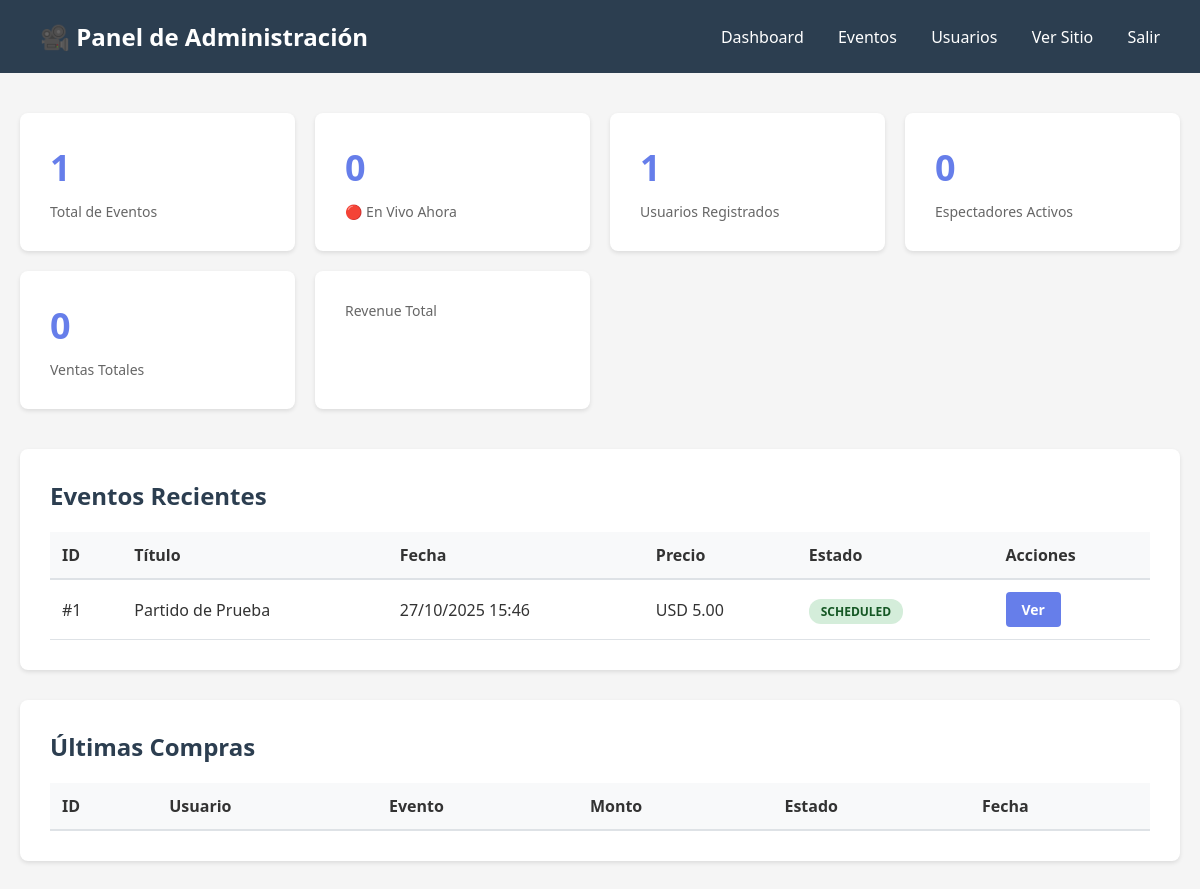
Page /admin/dashboard.php (signed in) on the committed database.
### tables this page shows
CREATE TABLE events (
    id INT UNSIGNED AUTO_INCREMENT PRIMARY KEY,
    title VARCHAR(255) NOT NULL,
    description TEXT,
    category VARCHAR(100),
    thumbnail_url VARCHAR(500),
    price DECIMAL(10, 2) NOT NULL,
    currency VARCHAR(3) DEFAULT 'USD',
    stream_key VARCHAR(100) UNIQUE NOT NULL,
    stream_url VARCHAR(500),
    status ENUM('scheduled', 'live', 'ended', 'cancelled') DEFAULT 'scheduled',
    scheduled_start DATETIME NOT NULL,
    actual_start DATETIME,
    actual_end DATETIME,
    max_viewers INT DEFAULT 0,
    enable_recording BOOLEAN DEFAULT TRUE,
    enable_chat BOOLEAN DEFAULT TRUE,
    enable_dvr BOOLEAN DEFAULT FALSE,
    created_by INT UNSIGNED NOT NULL,
    created_at TIMESTAMP DEFAULT CURRENT_TIMESTAMP,
    updated_at TIMESTAMP DEFAULT CURRENT_TIMESTAMP ON UPDATE CURRENT_TIMESTAMP,
    FOREIGN KEY (created_by) REFERENCES users(id) ON DELETE CASCADE,
    INDEX idx_status (status),
    INDEX idx_scheduled (scheduled_start),
    INDEX idx_stream_key (stream_key)
);

### admin/dashboard.php (the view, shortened to what this page needs)
<?php
$db = Database::getInstance()->getConnection();
$stats = [];
$stmt = $db->query("SELECT COUNT(*) as total FROM events");
$stats['total_events'] = $stmt->fetch()['total'];
$stmt = $db->query("SELECT COUNT(*) as total FROM events WHERE status = 'live'");
$stats['live_events'] = $stmt->fetch()['total'];
$stmt = $db->query("SELECT COUNT(*) as total FROM users");
$stats['total_users'] = $stmt->fetch()['total'];
$stmt = $db->query("SELECT COUNT(*) as total FROM purchases WHERE status = 'completed'");
$stats['total_sales'] = $stmt->fetch()['total'];
$stmt = $db->query("SELECT COUNT(*) as total FROM active_sessions WHERE last_heartbeat > DATE_SUB(NOW(), INTERVAL 2 MINUTE)");
$stats['active_viewers'] = $stmt->fetch()['total'];
$stmt = $db->query("SELECT * FROM events ORDER BY created_at DESC LIMIT 5");
$recent_events = $stmt->fetchAll();
?>
<!DOCTYPE html>
<html lang="es">
<head>
</head>
<body>
    <div class="admin-header">
        <h1>🎥 Panel de Administración</h1>
        <nav class="admin-nav">
            <a href="/admin/dashboard.php">Dashboard</a>
            <a href="/admin/events.php">Eventos</a>
            <a href="/admin/users.php">Usuarios</a>
            <a href="/public/">Ver Sitio</a>
            <a href="/public/logout.php">Salir</a>
        </nav>
    </div>
    <div class="container">
        <div class="stats-grid">
            <div class="stat-card">
                <div class="stat-value"><?= $stats['total_events'] ?></div>
                <div class="stat-label">Total de Eventos</div>
            </div>
            <div class="stat-card">
                <div class="stat-value"><?= $stats['live_events'] ?></div>
                <div class="stat-label">🔴 En Vivo Ahora</div>
            </div>
            <div class="stat-card">
                <div class="stat-value"><?= $stats['total_users'] ?></div>
                <div class="stat-label">Usuarios Registrados</div>
            </div>
            <div class="stat-card">
                <div class="stat-value"><?= $stats['active_viewers'] ?></div>
                <div class="stat-label">Espectadores Activos</div>
            </div>
            <div class="stat-card">
                <div class="stat-value"><?= $stats['total_sales'] ?></div>
                <div class="stat-label">Ventas Totales</div>
            </div>
            <div class="stat-card">
                <div class="stat-label">Revenue Total</div>
            </div>
        </div>
        <div class="section">
            <h2>Eventos Recientes</h2>
            <table>
                <thead>
                    <tr>
                        <th>ID</th>
                        <th>Título</th>
                        <th>Fecha</th>
                        <th>Precio</th>
                        <th>Estado</th>
                        <th>Acciones</th>
                    </tr>
                </thead>
                <tbody>
                    <?php foreach ($recent_events as $event): ?>
                    <tr>
                        <td>#<?= $event['id'] ?></td>
                        <td><?= htmlspecialchars($event['title']) ?></td>
                        <td><?= date('d/m/Y H:i', strtotime($event['scheduled_start'])) ?></td>
                        <td><?= $event['currency'] ?> <?= number_format($event['price'], 2) ?></td>
                        <td>
                            <?php
                            $badges = [
                                'live' => 'badge-danger',
                                'scheduled' => 'badge-success',
                                'ended' => 'badge-warning',
                                'cancelled' => 'badge-info'
                            ];
                            ?>
                            <span class="badge <?= $badges[$event['status']] ?>">
                                <?= strtoupper($event['status']) ?>
                            </span>
                        </td>
                        <td>
                            <a href="/public/event.php?id=<?= $event['id'] ?>" class="btn btn-primary">Ver</a>
                        </td>
                    </tr>
                    <?php endforeach; ?>
                </tbody>
            </table>
        </div>
        <div class="section">
            <h2>Últimas Compras</h2>
            <table>
                <thead>
                    <tr>
                        <th>ID</th>
                        <th>Usuario</th>
                        <th>Evento</th>
                        <th>Monto</th>
                        <th>Estado</th>
                        <th>Fecha</th>
                    </tr>
                </thead>
            </table>
        </div>
    </div>
</body>
</html>

### admin/dashboard.php (style rules this page uses)
* { margin: 0; padding: 0; box-sizing: border-box; }
body { font-family: 'Segoe UI', Tahoma, Geneva, Verdana, sans-serif; background: #f5f5f5; color: #333; }
.admin-header { background: #2c3e50; color: white; padding: 20px 40px; display: flex; justify-content: space-between; align-items: center; }
.admin-header h1 { font-size: 24px; }
.admin-nav a { color: white; text-decoration: none; margin-left: 30px; }
.container { max-width: 1400px; margin: 0 auto; padding: 40px 20px; }
.stats-grid { display: grid; grid-template-columns: repeat(auto-fit, minmax(250px, 1fr)); gap: 20px; margin-bottom: 40px; }
.stat-card { background: white; padding: 30px; border-radius: 8px; box-shadow: 0 2px 4px rgba(0,0,0,0.1); }
.stat-value { font-size: 36px; font-weight: bold; color: #667eea; margin-bottom: 10px; }
.stat-label { color: #666; font-size: 14px; }
.section { background: white; padding: 30px; border-radius: 8px; box-shadow: 0 2px 4px rgba(0,0,0,0.1); margin-bottom: 30px; }
.section h2 { margin-bottom: 20px; color: #2c3e50; }
table { width: 100%; border-collapse: collapse; }
table th { text-align: left; padding: 12px; background: #f8f9fa; border-bottom: 2px solid #dee2e6; font-weight: 600; }
table td { padding: 12px; border-bottom: 1px solid #dee2e6; }
.badge { padding: 4px 12px; border-radius: 12px; font-size: 12px; font-weight: bold; }
.badge-success { background: #d4edda; color: #155724; }
.btn { padding: 8px 16px; border-radius: 4px; text-decoration: none; font-size: 14px; font-weight: bold; display: inline-block; }
.btn-primary { background: #667eea; color: white; }

### rows in the picture
events: id "1", title "Partido de Prueba", scheduled_start "27/10/2025 15:46", currency "USD", price "5.00", status "SCHEDULED"

### other values in the picture
$stats['total_events'] "1"
$stats['live_events'] "0"
$stats['total_users'] "1"
$stats['active_viewers'] "0"
$stats['total_sales'] "0"
